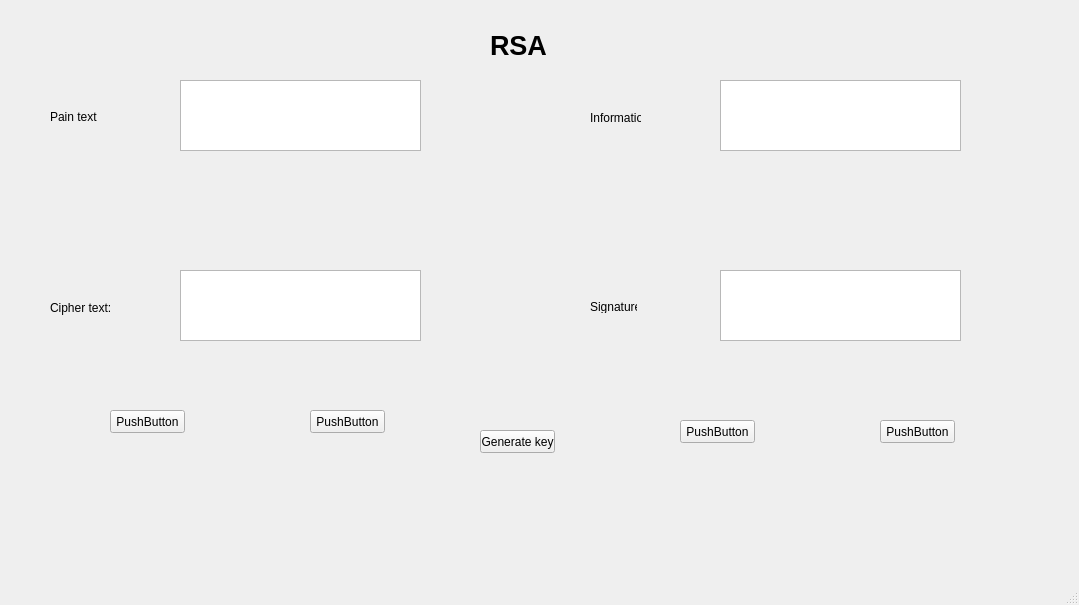
<?xml version="1.0" encoding="UTF-8"?>
<ui version="4.0">
 <class>RSA</class>
 <widget class="QMainWindow" name="RSA">
  <property name="geometry">
   <rect>
    <x>0</x>
    <y>0</y>
    <width>1079</width>
    <height>605</height>
   </rect>
  </property>
  <property name="windowTitle">
   <string>RSA</string>
  </property>
  <widget class="QWidget" name="centralwidget">
   <widget class="QTextEdit" name="txt_plain_text">
    <property name="geometry">
     <rect>
      <x>180</x>
      <y>80</y>
      <width>241</width>
      <height>71</height>
     </rect>
    </property>
   </widget>
   <widget class="QLabel" name="label">
    <property name="geometry">
     <rect>
      <x>490</x>
      <y>30</y>
      <width>61</width>
      <height>31</height>
     </rect>
    </property>
    <property name="font">
     <font>
      <pointsize>20</pointsize>
      <weight>75</weight>
      <bold>true</bold>
     </font>
    </property>
    <property name="text">
     <string>RSA</string>
    </property>
   </widget>
   <widget class="QLabel" name="label_2">
    <property name="geometry">
     <rect>
      <x>50</x>
      <y>110</y>
      <width>47</width>
      <height>13</height>
     </rect>
    </property>
    <property name="text">
     <string>Pain text:</string>
    </property>
   </widget>
   <widget class="QLabel" name="label_3">
    <property name="geometry">
     <rect>
      <x>50</x>
      <y>300</y>
      <width>61</width>
      <height>16</height>
     </rect>
    </property>
    <property name="text">
     <string>Cipher text:</string>
    </property>
   </widget>
   <widget class="QTextEdit" name="txt_cipher_text">
    <property name="geometry">
     <rect>
      <x>180</x>
      <y>270</y>
      <width>241</width>
      <height>71</height>
     </rect>
    </property>
   </widget>
   <widget class="QTextEdit" name="txt_signature">
    <property name="geometry">
     <rect>
      <x>720</x>
      <y>270</y>
      <width>241</width>
      <height>71</height>
     </rect>
    </property>
   </widget>
   <widget class="QLabel" name="label_4">
    <property name="geometry">
     <rect>
      <x>590</x>
      <y>300</y>
      <width>47</width>
      <height>13</height>
     </rect>
    </property>
    <property name="text">
     <string>Signature</string>
    </property>
   </widget>
   <widget class="QTextEdit" name="txt_information">
    <property name="geometry">
     <rect>
      <x>720</x>
      <y>80</y>
      <width>241</width>
      <height>71</height>
     </rect>
    </property>
   </widget>
   <widget class="QLabel" name="label_5">
    <property name="geometry">
     <rect>
      <x>590</x>
      <y>110</y>
      <width>51</width>
      <height>16</height>
     </rect>
    </property>
    <property name="text">
     <string>Information</string>
    </property>
   </widget>
   <widget class="QPushButton" name="btn_encrypt">
    <property name="geometry">
     <rect>
      <x>110</x>
      <y>410</y>
      <width>75</width>
      <height>23</height>
     </rect>
    </property>
    <property name="text">
     <string>PushButton</string>
    </property>
   </widget>
   <widget class="QPushButton" name="btn_decrypt">
    <property name="geometry">
     <rect>
      <x>310</x>
      <y>410</y>
      <width>75</width>
      <height>23</height>
     </rect>
    </property>
    <property name="text">
     <string>PushButton</string>
    </property>
   </widget>
   <widget class="QPushButton" name="btn_verify">
    <property name="geometry">
     <rect>
      <x>880</x>
      <y>420</y>
      <width>75</width>
      <height>23</height>
     </rect>
    </property>
    <property name="text">
     <string>PushButton</string>
    </property>
   </widget>
   <widget class="QPushButton" name="btn_sign">
    <property name="geometry">
     <rect>
      <x>680</x>
      <y>420</y>
      <width>75</width>
      <height>23</height>
     </rect>
    </property>
    <property name="text">
     <string>PushButton</string>
    </property>
   </widget>
   <widget class="QPushButton" name="btn_gen_keys">
    <property name="geometry">
     <rect>
      <x>480</x>
      <y>430</y>
      <width>75</width>
      <height>23</height>
     </rect>
    </property>
    <property name="text">
     <string>Generate key</string>
    </property>
   </widget>
  </widget>
  <widget class="QMenuBar" name="menubar">
   <property name="geometry">
    <rect>
     <x>0</x>
     <y>0</y>
     <width>1079</width>
     <height>21</height>
    </rect>
   </property>
  </widget>
  <widget class="QStatusBar" name="statusbar"/>
 </widget>
 <resources/>
 <connections/>
</ui>
